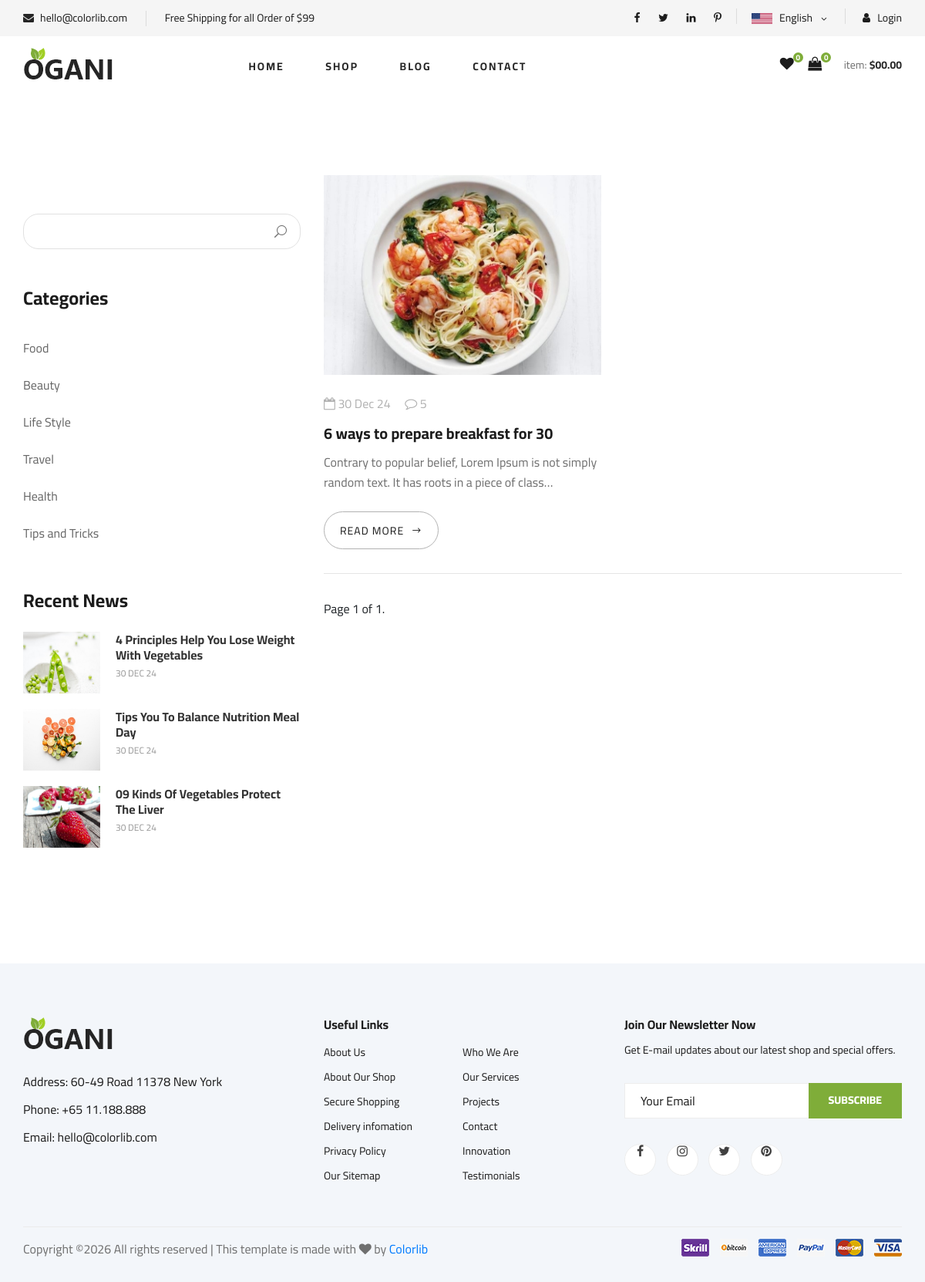
The page /blogs/category_blogs/1/ on the database as committed earlier.
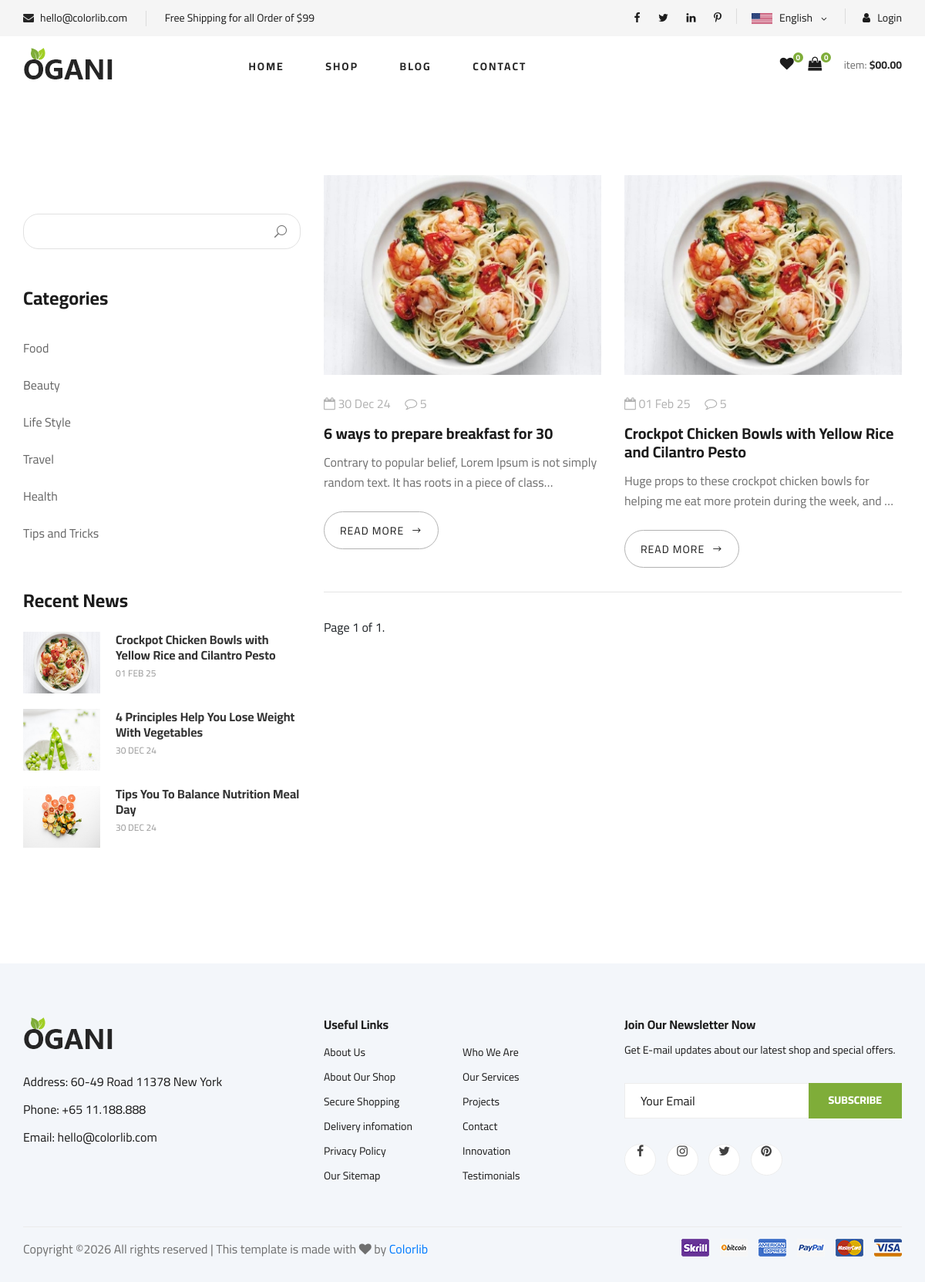
The same page on the database as committed later.
### src/apps/blog/models.py (models this page shows, shortened)
class BlogCategory(models.Model):
    category = models.CharField(max_length=100)
    created_at = models.DateTimeField(auto_now_add=True)
    class Meta:
        verbose_name_plural = 'Blog Categories'

class BlogModel(models.Model):
    title = models.CharField(max_length=255)
    blog_category = models.ForeignKey(BlogCategory, on_delete=models.CASCADE)
    author = models.ForeignKey(UserAccount, on_delete=models.PROTECT)
    blog_img = models.ImageField(upload_to='blog/images', blank=True, null=True)
    blog_thumb = models.ImageField(upload_to='blog/thumbnails', blank=True, null=True)
    blog_body = models.TextField()
    created_at = models.DateTimeField(auto_now_add=True)
    edited_at = models.DateTimeField(auto_now_add=True)

### src/apps/blog/views.py (the view)
# urls.py: path('category_blogs/<int:category_id>/', views.category_blog_page, name='blog_by_category'),
def category_blog_page(request, category_id):
    html_template_name = 'blog/category_blog.html'
    get_blog_by_category = BlogModel.objects.filter(blog_category=category_id).select_related('author', 'blog_category')
    paginator = Paginator(get_blog_by_category, 6)
    page_number = request.GET.get('page')
    page_obj = paginator.get_page(page_number)
    category_list = BlogCategory.objects.all()
    blog_search_field = BlogSearchForm()
    latest_blogs = BlogModel.objects.select_related('author', 'blog_category').order_by('-created_at')[:3]
    context = {
        'pages': page_obj,
        'categories': category_list,
        'form': blog_search_field,
        'recent_blogs': latest_blogs,
    }
    return render(request, html_template_name, context)

### templates/blog/category_blog.html (shortened to what this page needs)
{% extends 'index.html' %}
{% load static %}
{% block content %}
 <section class="blog spad">
    <div class="container">
        <div class="row">
            <div class="col-lg-4 col-md-5">
                <div class="blog__sidebar">
                    <div class="blog__sidebar__search">
                        <form action="{% url 'blog:blog_search' %}" method='GET'>
                            {{ form.search_key }}
                            <button type="submit"><span class="icon_search"></span></button>
                        </form>
                    </div>
                    <div class="blog__sidebar__item">
                        <h4>Categories</h4>
                        <ul>
                            {% for category in categories %}
                            <li><a href="{% url 'blog:blog_by_category' category.id %}">{{ category.category}}</a></li>
                            {% endfor %}
                        </ul>
                    </div>
                    <div class="blog__sidebar__item">
                        <h4>Recent News</h4>
                        <div class="blog__sidebar__recent">
                            {% for blog in recent_blogs %}
                            <a href="{% url 'blog:blog_details' blog.id %}" class="blog__sidebar__recent__item">
                                <div class="blog__sidebar__recent__item__pic">
                                    <img src="{{ blog.blog_thumb.url }}" style="width: 100px; height: 80px;" alt="">
                                </div>
                                <div class="blog__sidebar__recent__item__text">
                                    <h6>{{ blog.title }}</h6>
                                    <span>{{ blog.edited_at | date:'d M y'}}</span>
                                </div>
                            </a>
                            {% endfor %}
                        </div>
                    </div>
                </div>
            </div>
            <div class="col-lg-8 col-md-7">
                <div class="row">
                    {% if pages%}
                        {% for blog in pages %}
                        <div class="col-lg-6 col-md-6 col-sm-6">
                            <div class="blog__item">
                                <div class="blog__item__pic">
                                    <img src="{{ blog.blog_thumb.url }}" alt="">
                                </div>
                                <div class="blog__item__text">
                                    <ul>
                                        <li><i class="fa fa-calendar-o"></i> {{ blog.edited_at | date:'d M y'}} </li>
                                        <li><i class="fa fa-comment-o"></i> 5</li>
                                    </ul>
                                    <h5><a href="{% url 'blog:blog_details' blog.id %}">{{ blog.title }}</a></h5>
                                    <p>{{ blog.blog_body | truncatechars:100 | striptags }}</p>
                                    <a href="{% url 'blog:blog_details' blog.id %}" class="blog__btn">READ MORE <span class="arrow_right"></span></a>
                                </div>
                            </div>
                        </div>
                        {% endfor %}
                    {% else %}
                        <div style="display: flex; justify-content: center; align-items: center; text_align:center; height: 50vh; width:100%">
                            <h3>No Blog Found</h3>
                        </div>
                    {% endif %}
                    <div class="col-lg-12">
                        <div class="product__pagination blog__pagination">
                        <span class="current">
                            Page {{ pages.number }} of {{ pages.paginator.num_pages }}.
                        </span>
                        </div>
                    </div>
                </div>
            </div>
        </div>
    </div>
</section>
{% endblock %}

### templates/index.html (shortened to what this page needs)
{% load static %}
{% include 'base/header.html' %}
        {% block content %}{% endblock %}
{% include 'base/footer.html' %}

### templates/base/header.html (shortened to what this page needs)
{% load static %}
<!DOCTYPE html>
<html lang="en">
<head>
    <link rel="stylesheet" href="{% static 'css/bootstrap.min.css' %}" type="text/css">
    <link rel="stylesheet" href="{% static 'css/font-awesome.min.css' %}" type="text/css">
    <link rel="stylesheet" href="{% static 'css/elegant-icons.css' %}" type="text/css">
    <link rel="stylesheet" href="{% static 'css/nice-select.css' %}" type="text/css">
    <link rel="stylesheet" href="{% static 'css/jquery-ui.min.css' %}" type="text/css">
    <link rel="stylesheet" href="{% static 'css/owl.carousel.min.css' %}" type="text/css">
    <link rel="stylesheet" href="{% static 'css/slicknav.min.css' %}" type="text/css">
    <link rel="stylesheet" href="{% static 'css/style.css' %}" type="text/css">
</head>
<body>
    <header class="header">
        <div class="header__top">
            <div class="container">
                <div class="row">
                    <div class="col-lg-6 col-md-6">
                        <div class="header__top__left">
                            <ul>
                                <li><i class="fa fa-envelope"></i> hello@colorlib.com</li>
                                <li>Free Shipping for all Order of $99</li>
                            </ul>
                        </div>
                    </div>
                    <div class="col-lg-6 col-md-6">
                        <div class="header__top__right">
                            <div class="header__top__right__social">
                                <a href="#"><i class="fa fa-facebook"></i></a>
                                <a href="#"><i class="fa fa-twitter"></i></a>
                                <a href="#"><i class="fa fa-linkedin"></i></a>
                                <a href="#"><i class="fa fa-pinterest-p"></i></a>
                            </div>
                            <div class="header__top__right__language">
                                <img src="img/language.png" alt="">
                                <div>English</div>
                                <span class="arrow_carrot-down"></span>
                            </div>
                            <div class="header__top__right__auth">
                                {% if user.is_authenticated %}
                                    <div class="dropdown">
                                        <a href="{% url 'account:logout' %}"><i class="fa fa-user"></i> Logout</a>
                                        <div class="dropdown-content">
                                          <a href="{% url 'account:profile_page' %}">Profile</a>
                                          <a href="{% url 'account:settings_page' %}">Settings</a>
                                          <a href="{% url 'blog:blog_post' %}">Blog Posting</a>
                                        </div>
                                    </div>
                                {% else %}
                                <a href="{% url 'account:login_page' %}"><i class="fa fa-user"></i> Login</a>
                                {% endif %}
                            </div>
                        </div>
                    </div>
                </div>
            </div>
        </div>
        <div class="container">
            <div class="row">
                <div class="col-lg-3">
                    <div class="header__logo">
                        <a href="{% url 'home:home_page' %}"><img src="{% static 'img/logo.png' %}" alt=""></a>
                    </div>
                </div>
                <div class="col-lg-6">
                    <nav class="header__menu">
                        <ul>
                            <li class="{% if request.path == '/' %}active{% endif %}">
                                <a href="{% url 'home:home_page' %}">Home</a>
                            </li>
                            <li class="{% if request.path == '/product/store/' %}active{% endif %}">
                                <a href="{% url 'product:store_page' %}">Shop</a>
                            </li>
                            <li class="{% if request.path == '/blog/' %}active{% endif %}">
                                <a href="{% url 'blog:blog_page' %}">Blog</a>
                            </li>
                            <li class="{% if request.path == '/contact/contact_page/' %}active{% endif %}">
                                <a href="{% url 'contact:contact_page' %}">Contact</a>
                            </li>
                        </ul>
                    </nav>
                </div>
                <div class="col-lg-3">
                    <div class="header__cart">
                        <ul>
                            {% if user.is_authenticated %}
                            <li><a href="{% url 'cart:wishlist_page' %}"><i class="fa fa-heart"></i> <span>{{ count_wishlist }}</span></a></li>
                            <li><a href="{% url 'cart:cart_page' %}"><i class="fa fa-shopping-bag"></i> <span>{{ counter }}</span></a></li>
                            {% else %}
                            <li><a href="#"><i class="fa fa-heart"></i> <span>0</span></a></li>
                            <li><a href="#"><i class="fa fa-shopping-bag"></i> <span>0</span></a></li>
                            {% endif %}
                        </ul>
                        {% if user.is_authenticated %}
                        <div class="header__cart__price">item: <span>${{ cart_total }}</span></div>
                        {% else %}
                        <div class="header__cart__price">item: <span>$00.00</span></div>
                        {% endif %}
                    </div>
                </div>
            </div>
        </div>
    </header>

### templates/base/footer.html (shortened to what this page needs)
   {% load static %}
    <footer class="footer spad">
        <div class="container">
            <div class="row">
                <div class="col-lg-3 col-md-6 col-sm-6">
                    <div class="footer__about">
                        <div class="footer__about__logo">
                            <a href="{% url 'home:home_page' %}"><img src="{% static 'img/logo.png' %}" alt=""></a>
                        </div>
                        <ul>
                            <li>Address: 60-49 Road 11378 New York</li>
                            <li>Phone: +65 11.188.888</li>
                            <li>Email: hello@colorlib.com</li>
                        </ul>
                    </div>
                </div>
                <div class="col-lg-4 col-md-6 col-sm-6 offset-lg-1">
                    <div class="footer__widget">
                        <h6>Useful Links</h6>
                        <ul>
                            <li><a href="#">About Us</a></li>
                            <li><a href="#">About Our Shop</a></li>
                            <li><a href="#">Secure Shopping</a></li>
                            <li><a href="#">Delivery infomation</a></li>
                            <li><a href="#">Privacy Policy</a></li>
                            <li><a href="#">Our Sitemap</a></li>
                        </ul>
                        <ul>
                            <li><a href="#">Who We Are</a></li>
                            <li><a href="#">Our Services</a></li>
                            <li><a href="#">Projects</a></li>
                            <li><a href="#">Contact</a></li>
                            <li><a href="#">Innovation</a></li>
                            <li><a href="#">Testimonials</a></li>
                        </ul>
                    </div>
                </div>
                <div class="col-lg-4 col-md-12">
                    <div class="footer__widget">
                        <h6>Join Our Newsletter Now</h6>
                        <p>Get E-mail updates about our latest shop and special offers.</p>
                        <form action="{% url 'contact:newsletter_subscribe' %}" method='POST'>
                            {{ newsletter_form.email }}
                            <button type="submit" class="site-btn">Subscribe</button>
                        </form>
                        <div class="footer__widget__social">
                            <a href="#"><i class="fa fa-facebook"></i></a>
                            <a href="#"><i class="fa fa-instagram"></i></a>
                            <a href="#"><i class="fa fa-twitter"></i></a>
                            <a href="#"><i class="fa fa-pinterest"></i></a>
                        </div>
                    </div>
                </div>
            </div>
            <div class="row">
                <div class="col-lg-12">
                    <div class="footer__copyright">
                        <div class="footer__copyright__text"><p>
  Copyright &copy;<script>document.write(new Date().getFullYear());</script> All rights reserved | This template is made with <i class="fa fa-heart" aria-hidden="true"></i> by <a href="https://colorlib.com" target="_blank">Colorlib</a>
  </p></div>
                        <div class="footer__copyright__payment"><img src="{% static 'img/payment-item.png' %}" alt=""></div>
                    </div>
                </div>
            </div>
        </div>
    </footer>
</body>
</html>

Rows that differ between the two databases and show on the page:
no longer on this page (row unchanged): BlogModel: blog_thumb (picture), title "09 Kinds Of Vegetables Protect The Liver", edited_at "30 DEC 24", shown under "Recent News"
added BlogModel: blog_thumb (picture), title "Crockpot Chicken Bowls with Yellow Rice and Cilantro Pesto", edited_at "01 FEB 25", edited_at "01 Feb 25", blog_body "Huge props to these crockpot chicken bowls for helping me eat more protein during the week, and …"
